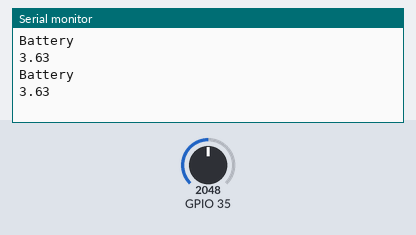
This sketch was run on a simulated ESP32. Shown: the last lines printed to the serial monitor. Inputs (shaded band) come from the test bench; at power-on: GPIO 35 = 2048.

Above: at 1.8 s.
1.9 s: GPIO 35 set to 2866
At 2.5 s:
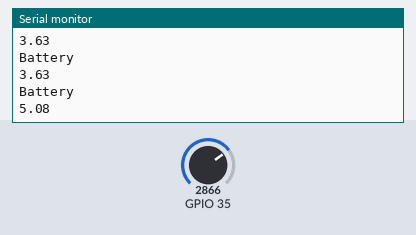
3.4 s: GPIO 35 set to 3603
At 4.8 s:
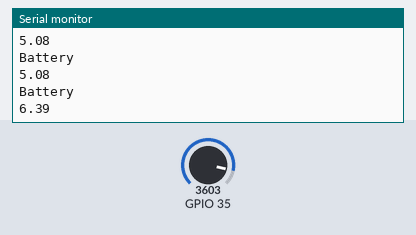
Timing chart, 0 to 6.4 s (numbered marks = the images above; inputs shaded):
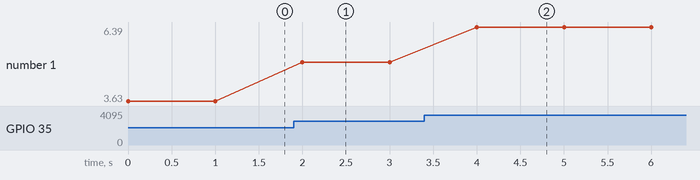

Measured:
- after the input at 1.9 s, the serial monitor: prints a new line after 0.10 s (image 1)
- after the input at 3.4 s, the serial monitor: prints a new line after 0.60 s (image 2)
- plotted number 1: 3.63 → 5.08 after the input at 1.9 s, 5.08 → 6.39 after the input at 3.4 s

The sketch:

readBatteryVoltage.ino
```cpp
void setup() {
  // put your setup code here, to run once:

}

void loop() {
  float value = (analogRead(35)/4095.0)*2*3.3*1.1;
  Serial.begin(115200);
  Serial.println("Battery");
  Serial.println(value);
  delay(1000);
}
```
